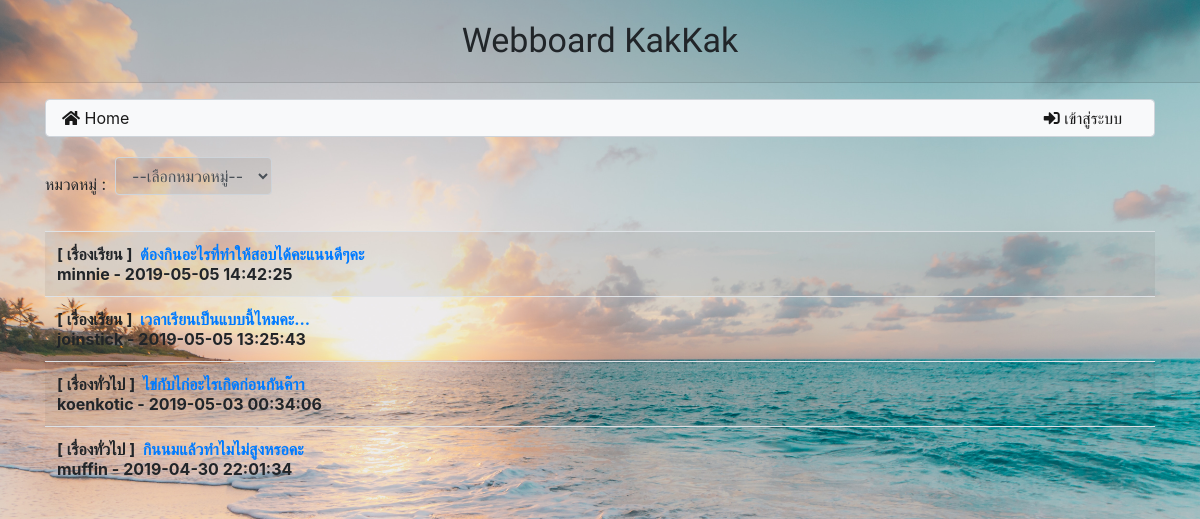
The page / on the database its author committed.
### tables this page shows
CREATE TABLE `post` (
  `id` int(11) NOT NULL,
  `title` varchar(128) NOT NULL,
  `content` varchar(2048) NOT NULL,
  `post_date` datetime NOT NULL,
  `cat_id` int(11) NOT NULL,
  `user_id` int(11) NOT NULL
);

CREATE TABLE `user` (
  `id` int(11) NOT NULL,
  `login` varchar(32) NOT NULL,
  `password` varchar(64) NOT NULL,
  `name` varchar(64) NOT NULL,
  `gender` char(1) NOT NULL,
  `email` varchar(32) NOT NULL,
  `role` char(1) NOT NULL
);

### index.php (the view, shortened to what this page needs)
<?php
include 'connect.php';
?>
<html>
    <head>
        <link rel="stylesheet" href="bootstrap/css/bootstrap.min.css">
        <link rel="stylesheet" href="https://use.fontawesome.com/releases/v5.8.1/css/all.css">
          <?php
              if(isset($_POST['group']) and ($_POST['group']>0 and $_POST['group']<3)){
                  $sql_cate = "select post.id as pid,title,post_date,cat_id,user_id from post join category on post.cat_id=category.id where category.id = {$_POST['group']} order by post_date desc";
              }else{
                  $sql_cate = "select post.id as pid,title,post_date,cat_id,user_id from post join category on post.cat_id=category.id order by post_date desc";
              }
           $result_cate = mysqli_query($conn,$sql_cate);
          ?>
    </head>
    <header>
                    <p style="margin:5px;">Webboard KakKak</p>
        <hr>
    </header>
    <body>
        <div class="cc container">
            <div class="navb container">
                <div class="navb row">
                    <nav class="navbar navbar-expand navbar-light bg-light form-control" >
                        <a class="navbar-brand" href="index.php">
                            <i class="fas fa-home" width="30" height="30" class="d-inline-block align-top"></i> Home
                        </a>
                        <a class="navbar-brand" href="login.php">
                            <?php
                            if(!isset($_SESSION['id'])){ ?>
                            <div class="collapse navbar-collapse nav justify-content-end">
                                <ul class="navbar-nav">
                                    <li class="nav-item">
                                        <a class="navbar-brand" href="login.php">
                                            <i class="fas fa-sign-in-alt" width="30" height="30" class="d-inline-block align-top"></i> เข้าสู่ระบบ
                                        </a>
                                    </li>
                                </ul>
                            </div>
                                        <?php } ?>
                                    </a>
                            </div>
                </div>
            </div>
            <div class="one-container container">
                <div class="one-row row">
                    <div class="col-7 form-inline">
                        หมวดหมู่ : <?php echo "&nbsp";
                        $query = "select * from category order by id desc";
                        $result = mysqli_query($conn,$query); ?>
                        <form action="index.php" method="post" name="select_cate">
                        <select name="group" class="form-control" style="background-color: rgba(0,0,0,0.07);" onchange="document.select_cate.submit();">
                            <?php
                            echo "<option value ='0'>--เลือกหมวดหมู่--</option>";
                            while($row = mysqli_fetch_assoc($result)){
                                $name_cate = $row['name'];
                            }
                            ?>
                        </select>
                        </form>
                    </div>
                </div>
                <table class="table table-striped tt">
                    <tbody>
                        <?php
                        if(isset($_SESSION['role']) && $_SESSION['role']=="a"){
                            while($row = mysqli_fetch_assoc($result_cate)){ ?>
                        <tr>
                            <th scope="row">
                                <?php
                                $cate = $row['cat_id'];
                                $title = $row['title'];
                                $user_id = $row['user_id'];
                                $post_date = $row['post_date'];
                                     $post_id = $row['pid'];
                                if($cate==1){
                                    $name_cate = "เรื่องทั่วไป";
                                }else{
                                    $name_cate = "เรื่องเรียน";
                                }
                                echo "[ {$name_cate} ]&nbsp";
                                ?>
                                <a href="post.php?m=<?=$post_id?>"><?=$title?></a><br>
                                <?php
                                    $sql_name = "select * from user where id ={$user_id}";
                                $res_name = mysqli_query($conn,$sql_name);
                                while($r = mysqli_fetch_assoc($res_name)){
                                    $username = $r['login'];
                                }
                                echo $username."&nbsp-&nbsp";
                                echo $post_date;
                                ?>
                            </th>
                            <td></td>
                            <td></td>
                            <td><a class="btn btn-danger rounded-pill" href="delete.php?p=<?=$post_id?>" role="button" onclick="return getconfirm();"><i class="fas fa-trash-alt"></i></a></td>
                        </tr>
                        <?php
                            }
                        }
                        else{
                            while($row = mysqli_fetch_assoc($result_cate)){ ?>
                        <tr>
                            <th scope="row">
                               <?php
                                $cate = $row['cat_id'];
                                $title = $row['title'];
                                $user_id = $row['user_id'];
                                $post_date = $row['post_date'];
                                     $post_id = $row['pid'];
                                if($cate==1){
                                    $name_cate = "เรื่องทั่วไป";
                                }else{
                                    $name_cate = "เรื่องเรียน";
                                }
                                echo "[ {$name_cate} ]&nbsp";
                                ?>
                                <a href="post.php?m=<?=$post_id?>"><?=$title?></a><br>
                                <?php
                                    $sql_name = "select * from user where id ={$user_id}";
                                $res_name = mysqli_query($conn,$sql_name);
                                while($r = mysqli_fetch_assoc($res_name)){
                                    $username = $r['login'];
                                }
                                echo $username."&nbsp-&nbsp";
                                echo $post_date;
                                ?>
                            </th>
                            <td></td>
                            <td></td>
                            <td></td>
                        </tr>
                        <?php        $n++;
                                       }
                        } ?>
                    </tbody>
                </table>
            </div>
    </body>
</html>

### index.php (style rules this page uses)
header { text-align: center; font-family: 'Montserrat Subrayada', sans-serif; padding-top: 10px; font-size: 34px; background-color: rgba(0,0,0,0.07); }
body { background-image: url(../wb_5921600172/img/bg6.jpg); background-size: cover; }
.one-row { margin-top: 20px; margin-bottom: 20px; }
.tt { background-color: linear-gradient(to bottom, #33ccff 0%, #ff99cc 100%); }
.cc a { font-size: 16px; }

### rows shown on the page
post: cat "เรื่องเรียน", title "ต้องกินอะไรที่ทำให้สอบได้คะแนนดีๆคะ", user.login "minnie", post_date "2019-05-05 14:42:25"
post: cat "เรื่องเรียน", title "เวลาเรียนเป็นแบบนี้ไหมคะ...", user.login "joinstick", post_date "2019-05-05 13:25:43"
post: cat "เรื่องทั่วไป", title "ไข่กับไก่อะไรเกิดก่อนกันค๊าา", user.login "koenkotic", post_date "2019-05-03 00:34:06"
post: cat "เรื่องทั่วไป", title "กินนมแล้วทำไมไม่สูงหรอคะ", user.login "muffin", post_date "2019-04-30 22:01:34"
